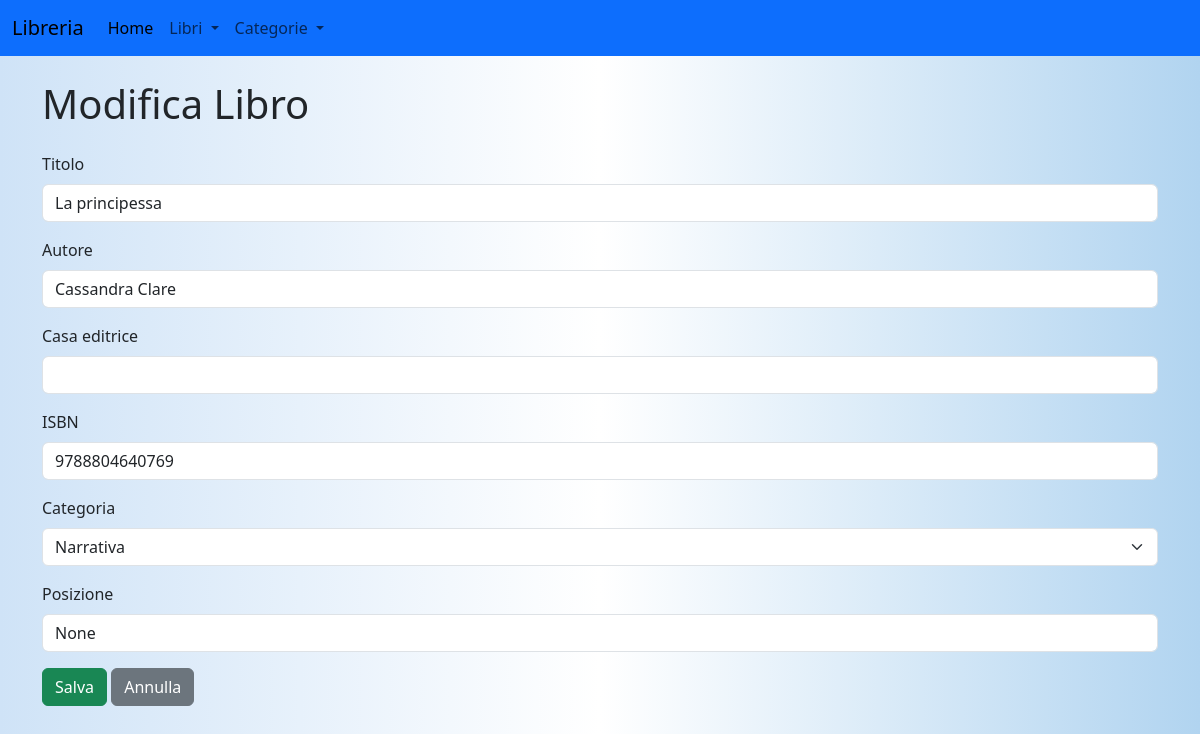
/api/libro/18/edit, run on an earlier commit of the app's database.
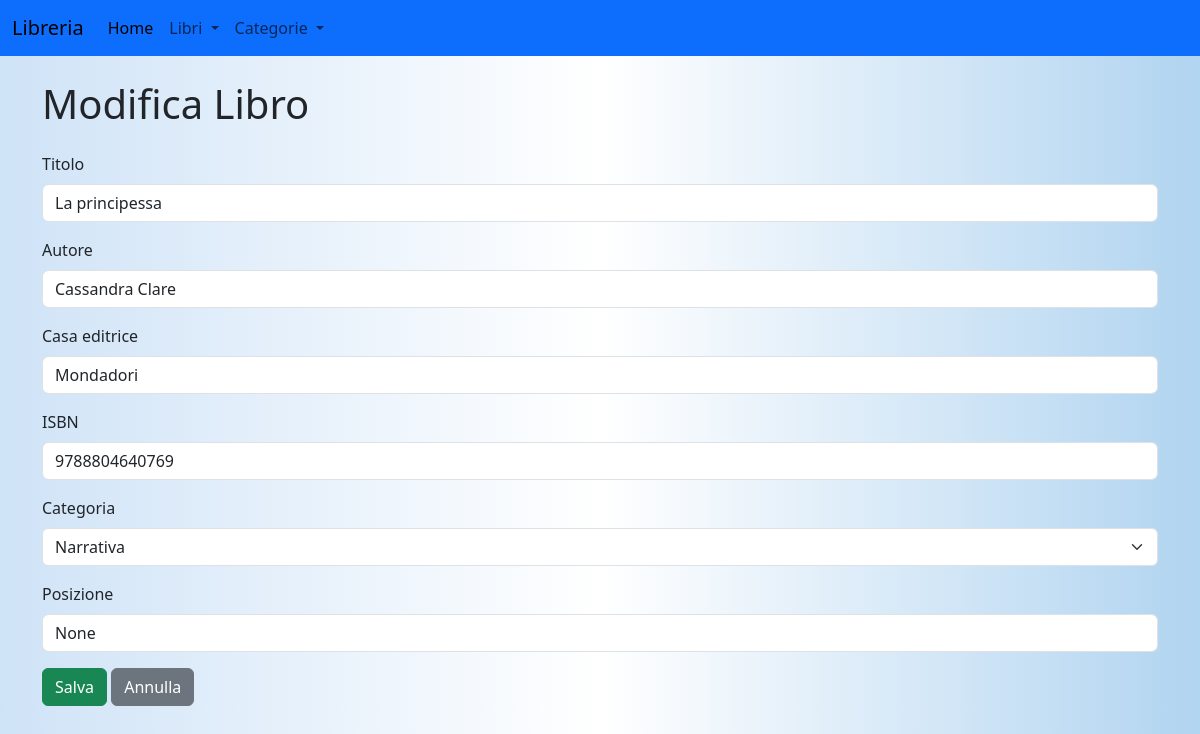
And on a later commit of the database.
### models/models.py (models this page shows, shortened)
class Libri(db.Model):
    __tablename__ = "libri"
    id = db.Column(db.Integer, primary_key=True)
    titolo = db.Column(db.String(100), nullable=False)
    autore_id = db.Column(db.Integer, db.ForeignKey('autori.id'), nullable=False)
    casa_editrice = db.Column(db.String(50))
    isbn = db.Column(db.String(13))
    categoria_id = db.Column(db.Integer, db.ForeignKey('categorie.id'), nullable=False)
    posizione = db.Column(db.String(20))

class Autori(db.Model):
    __tablename__ = "autori"
    id = db.Column(db.Integer, primary_key=True)
    nome = db.Column(db.String(25))
    cognome = db.Column(db.String(25))
    libri = db.relationship('Libri', backref='autore', lazy=True)

class Categorie(db.Model):
    __tablename__ = "categorie"
    id = db.Column(db.Integer, primary_key=True)
    categoria = db.Column(db.String(25))
    libri = db.relationship('Libri', backref='categoria', lazy=True)

### routes/libri.py (the view)
@libri_bp.route('/libro/<int:libro_id>/edit', methods=['GET'])
def edit_libro(libro_id):
    libro = get_by_id(libro_id)  # Recupera il libro dal database
    categorie = get_all_categorie()
    return render_template('edit_libro.html', libro=libro, categorie=categorie)

### services/categorie_service.py (called while the page is built)
def get_all_categorie():
    return Categorie.query.all()

### services/libri_service.py (called while the page is built)
def get_by_id(id):
    return Libri.query.get_or_404(id)

### templates/edit_libro.html (shortened to what this page needs)
{% extends "form.html" %}
{% block content %}
<h1>Modifica Libro</h1>
<form action="/api/update_libro/{{ libro.id }}" method="POST" class="mt-4">
    <div class="mb-3">
        <label for="titolo" class="form-label">Titolo</label>
        <input type="text" class="form-control" id="titolo" name="titolo" value="{{ libro.titolo }}" required>
    </div>
    <div class="mb-3">
        <label for="autore" class="form-label">Autore</label>
        <input type="text" class="form-control" id="autore" name="autore"
            value="{{ libro.autore.nome}} {{ libro.autore.cognome}}" required>
    </div>
    <div class="mb-3">
        <label for="casa_editrice" class="form-label">Casa editrice</label>
        <input type="text" class="form-control" id="casa_editrice" name="casa_editrice"
            value="{{ libro.casa_editrice }}" required>
    </div>
    <div class="mb-3">
        <label for="isbn" class="form-label">ISBN</label>
        <input type="text" class="form-control" id="isbn" name="isbn" value="{{ libro.isbn }}" required>
    </div>
    <div class="mb-3">
        <label for="categoria" class="form-label">Categoria</label>
        <select class="form-select" id="categoria" name="categoria_id" required>
            {% for categoria in categorie %}
            <option value="{{ categoria.id }}" {% if categoria.id==libro.categoria_id %}selected{% endif %}>{{
                categoria.categoria }}</option>
            {% endfor %}
        </select>
    </div>
    <div class="mb-3">
        <label for="posizione" class="form-label">Posizione</label>
        <input type="text" class="form-control" id="posizione" name="posizione" value="{{ libro.posizione }}">
    </div>
    <button type="submit" class="btn btn-success">Salva</button>
    <a href="/api/libri" class="btn btn-secondary">Annulla</a>
</form>
{% endblock %}

### templates/form.html (shortened to what this page needs)
<!DOCTYPE html>
<html lang="it">
<head>
    <link href="{{ url_for('static', filename='css/style.css') }}" rel="stylesheet">
    <link href="https://cdn.jsdelivr.net/npm/bootstrap@5.3.2/dist/css/bootstrap.min.css" rel="stylesheet">
    <link href="https://cdnjs.cloudflare.com/ajax/libs/font-awesome/6.5.1/css/all.min.css" rel="stylesheet">
    <link href="https://cdnjs.cloudflare.com/ajax/libs/twitter-bootstrap/5.3.0/css/bootstrap.min.css" rel="stylesheet">
    <link href="https://cdn.datatables.net/2.1.8/css/dataTables.bootstrap5.css" rel="stylesheet">
</head>
<body>
    <nav class="navbar navbar-expand-lg">
        <div class="container-fluid">
            <a class="navbar-brand" href="#">Libreria</a>
            <div class="collapse navbar-collapse" id="navbarSupportedContent">
                <ul class="navbar-nav me-auto mb-2 mb-lg-0">
                    <li class="nav-item">
                        <a class="nav-link active" aria-current="page" href="/home">Home</a>
                    </li>
                    <li class="nav-item dropdown">
                        <a class="nav-link dropdown-toggle" href="#" role="button" data-bs-toggle="dropdown"
                            aria-expanded="false">
                            Libri
                        </a>
                    </li>
                    <li class="nav-item dropdown">
                        <a class="nav-link dropdown-toggle" href="#" role="button" data-bs-toggle="dropdown"
                            aria-expanded="false">
                            Categorie
                        </a>
                    </li>
                </ul>
            </div>
        </div>
    </nav>
    <div class="container mt-4">
        {% block content %}{% endblock %}
    </div>
</body>
</html>

### static/css/style.css (style rules this page uses)
:root { --primary-color: #4CAF50; --hover-color: #45a049; --background-color: #fff; --btn-primary: #0d6efd; }
body { background: linear-gradient(to right, #cfe3f7, #fff, #b1d4f0); color: #333; font-family: 'Times New Roman', Times, serif; }
nav.navbar { background-color: var(--btn-primary); }

What changed in the data, as far as the page shows it:
changed Libri "La principessa": casa_editrice (not shown) → "Mondadori"; categoria_id (not shown) → "Narrativa"
Also different on the page:
form field categoria_id: "Narrativa" → (not shown)
